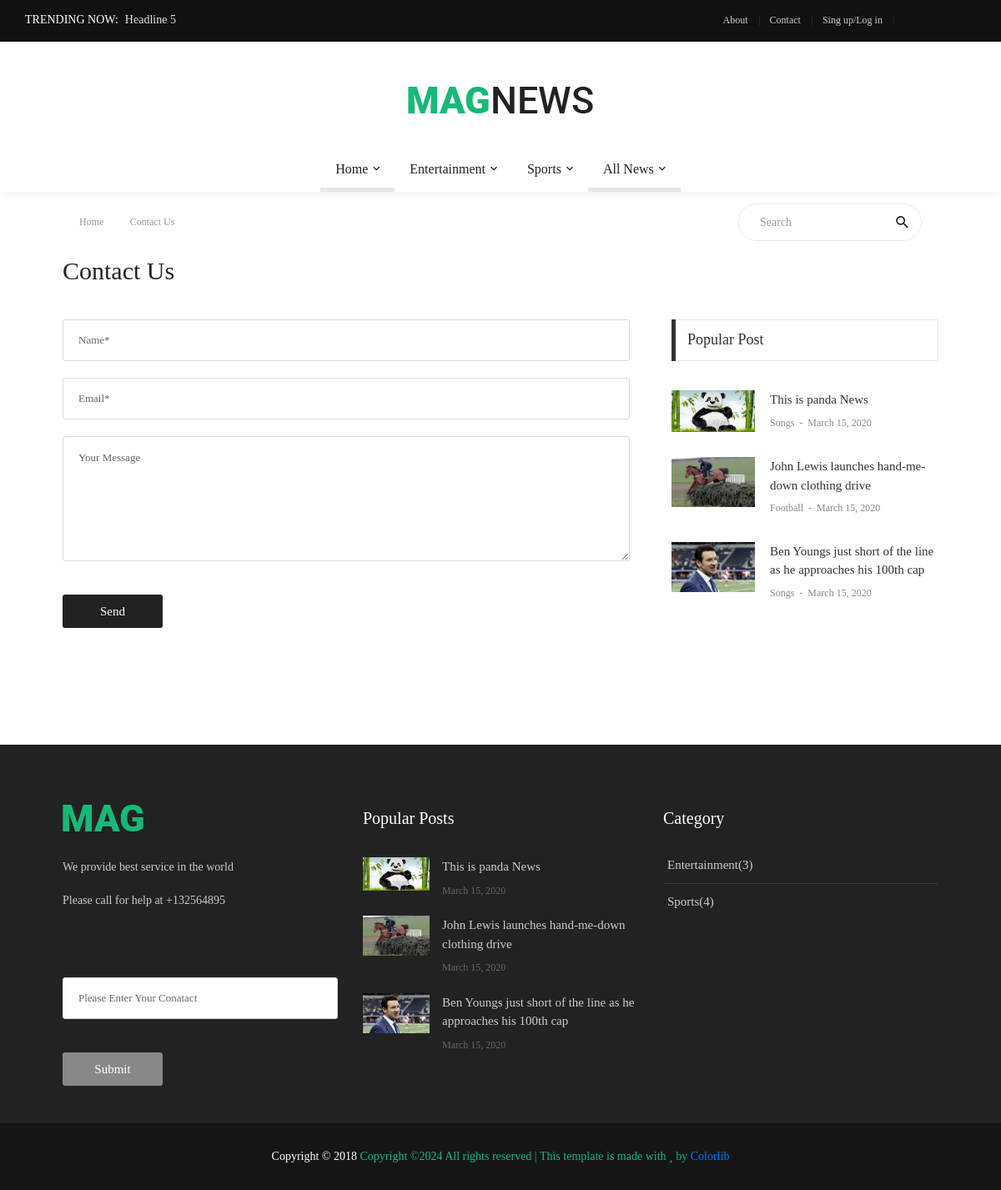
Page /contact/ on the committed database.
### trending/models.py (models this page shows, shortened)
class Trending(models.Model):
    headline = models.CharField(max_length=250)

### myapp/models.py (models this page shows, shortened)
class article(models.Model):
    title = models.CharField(max_length=250)
    body = models.TextField()
    bodylong = models.TextField(default='-')
    fb = models.CharField(default='-',max_length=250)
    tw = models.CharField(default='-',max_length=250)
    yt = models.CharField(default='-',max_length=250)
    ph = models.CharField(default='-',max_length=250)
    seotxt = models.CharField(default='-',max_length=250)
    seokeywords = models.CharField(default='-',max_length=250)
    picurl = models.FileField()
    picname = models.FileField()
    picurl2 = models.FileField(default="-")
    picname2 = models.FileField(default="-")

### cat/models.py (models this page shows, shortened)
class Cat(models.Model):
    name = models.CharField(max_length=250)
    count = models.IntegerField(default=0)

### news/models.py (models this page shows, shortened)
class News(models.Model):
    name = models.CharField(max_length=250)
    summary = models.TextField()
    body = models.TextField()
    date = models.DateField()
    picname = models.FileField()
    picurl = models.FileField()
    author = models.CharField(max_length=250)
    catname = models.CharField(max_length=250, default='-')
    catid = models.IntegerField(default=0)
    ocatid = models.IntegerField(default=0)
    show = models.IntegerField(default=0)
    tags = models.TextField(default="")
    act = models.IntegerField(default=0)
    rand = models.IntegerField(default=0)

### myapp/views.py (the view)
# urls.py: path('contact/', views.contact, name='contact'),
def contact(request):
    article_var =  article.objects.get(pk=6)
    news =  News.objects.all().order_by('-pk')
    cat = Cat.objects.all()
    subcat = SubCat.objects.all()
    lastnews =  News.objects.all().order_by('-pk')[:3]
    popularnews =  News.objects.all().order_by('-show')
    popularnews2 =  News.objects.all().order_by('-show')[:3]
    trending = Trending.objects.all().order_by('-pk')[:5]
    return render(request, 'front/contact.html',{'name':article_var, 'News':news, 'cat': cat,'subcat':subcat, 'lastnews':lastnews, 'popularnews2':popularnews2,'trending':trending})

### myapp/templates/front/contact.html (shortened to what this page needs)
{% extends "front/base.html" %}
{% load static %}
{% block mainblock %}
    <div class="container">
        <div class="headline bg0 flex-wr-sb-c p-rl-20 p-tb-8">
            <div class="f2-s-1 p-r-30 m-tb-6">
                <a href="/" class="breadcrumb-item f1-s-3 cl9">
                    Home
                </a>
                <span class="breadcrumb-item f1-s-3 cl9">
					Contact Us
				</span>
            </div>
            <div class="pos-relative size-a-2 bo-1-rad-22 of-hidden bocl11 m-tb-6">
                <input class="f1-s-1 cl6 plh9 s-full p-l-25 p-r-45" type="text" name="search" placeholder="Search">
                <button class="flex-c-c size-a-1 ab-t-r fs-20 cl2 hov-cl10 trans-03">
                    <i class="zmdi zmdi-search"></i>
                </button>
            </div>
        </div>
    </div>
    <div class="container p-t-4 p-b-40">
        <h2 class="f1-l-1 cl2">
            Contact Us
        </h2>
    </div>
    <section class="bg0 p-b-60">
        <div class="container">
            <div class="row justify-content-center">
                <div class="col-md-7 col-lg-8 p-b-80">
                    <div class="p-r-10 p-r-0-sr991">
                        <form action="{% url 'contact_add' %}" method="POST">
                            <input class="bo-1-rad-3 bocl13 size-a-19 f1-s-13 cl5 plh6 p-rl-18 m-b-20" type="text" name="name" placeholder="Name*">
                            <input class="bo-1-rad-3 bocl13 size-a-19 f1-s-13 cl5 plh6 p-rl-18 m-b-20" type="text" name="email" placeholder="Email*">
                            <textarea class="bo-1-rad-3 bocl13 size-a-15 f1-s-13 cl5 plh6 p-rl-18 p-tb-14 m-b-20" name="body" placeholder="Your Message"></textarea>
                            <button type="submit" class="size-a-20 bg2 borad-3 f1-s-12 cl0 hov-btn1 trans-03 p-rl-15 m-t-20">
                                Send
                            </button>
                        </form>
                    </div>
                </div>
                <div class="col-md-5 col-lg-4 p-b-80">
                    <div class="p-l-10 p-rl-0-sr991">
                        <div>
                            <div class="how2 how2-cl4 flex-s-c">
                                <h3 class="f1-m-2 cl3 tab01-title">
                                    Popular Post
                                </h3>
                            </div>
                            <ul class="p-t-35">
                                {% for pop in popularnews2 %}
                                <li class="flex-wr-sb-s p-b-30">
                                    <a href="{% url 'detail' name=pop.name %}" class="size-w-10 wrap-pic-w hov1 trans-03">
                                        <img src="{{ pop.picurl }}" alt="IMG">
                                    </a>
                                    <div class="size-w-11">
                                        <h6 class="p-b-4">
                                            <a href="{% url 'detail' name=pop.name %}" class="f1-s-5 cl3 hov-cl10 trans-03">
                                                {{ pop.name }}
                                            </a>
                                        </h6>
                                        <span class="cl8 txt-center p-b-24">
											<a href="{% url 'detail' name=pop.name %}" class="f1-s-6 cl8 hov-cl10 trans-03">
												{{ pop.catname }}
											</a>
											<span class="f1-s-3 m-rl-3">
												-
											</span>
											<span class="f1-s-3">
												{{ pop.date }}
											</span>
										</span>
                                    </div>
                                </li>
                                    {% endfor %}
                            </ul>
                        </div>
                    </div>
                </div>
            </div>
        </div>
    </section>
{% endblock %}

### myapp/templates/front/base.html (shortened to what this page needs)
{% load static %}
<!DOCTYPE html>
<html lang="en">
<head>
    <link rel="stylesheet" type="text/css" href="{% static  "front/vendor/bootstrap/css/bootstrap.min.css"%}">
    <link rel="stylesheet" type="text/css" href="{% static  "front/fonts/fontawesome-5.0.8/css/fontawesome-all.min.css"%}">
    <link rel="stylesheet" type="text/css" href="{% static  "front/fonts/iconic/css/material-design-iconic-font.min.css"%}">
    <link rel="stylesheet" type="text/css" href="{% static  "front/vendor/animate/animate.css"%}">
    <link rel="stylesheet" type="text/css" href="{% static  "front/vendor/css-hamburgers/hamburgers.min.css"%}">
    <link rel="stylesheet" type="text/css" href="{% static  "front/vendor/animsition/css/animsition.min.css"%}">
    <link rel="stylesheet" type="text/css" href="{% static  "front/css/util.min.css"%}">
    <link rel="stylesheet" type="text/css" href="{% static  "front/css/main.css"%}">
</head>
<body class="animsition">
<header>
    <div class="container-menu-desktop">
        <div class="topbar">
            <div class="content-topbar h-100 p-rl-30">
                <div class="align-self-stretch size-w-0 pos-relative m-r-30">
                    <div class="f2-s-1 flex-wr-s-c s-full ab-t-l p-b-2">
							<span class="text-uppercase cl0 p-r-8">
								Trending Now:
							</span>
                        <span class="dis-inline-block cl16 slide100-txt pos-relative size-w-0" data-in="fadeInDown" data-out="fadeOutDown">
                            {% for trend in trending %}
                            <span class="dis-inline-block slide100-txt-item animated visible-false">
									{{ trend.headline}}
								</span>
                            {% endfor %}
							</span>
                    </div>
                </div>
                <div class="flex-wr-e-c">
                    <div class="left-topbar">
                        <a href="{% url 'about' %}" class="left-topbar-item">
                            About
                        </a>
                        <a href="{% url 'contact' %}" class="left-topbar-item">
                            Contact
                        </a>
                        <a href="login/" class="left-topbar-item">
                            Sing up/Log in
                        </a>
                    </div>
                    <div class="right-topbar p-l-18">
                        <a href="{{name.fb}}">
                            <span class="fab fa-facebook-f"></span>
                        </a>
                        <a href="{{name.tw}}">
                            <span class="fab fa-twitter"></span>
                        </a>
                        <a href="{{name.yt}}">
                            <span class="fab fa-youtube"></span>
                        </a>
                    </div>
                </div>
            </div>
        </div>
        <div class="wrap-logo no-banner container">
            <div class="logo">
                <a href="/"><img src="{{ name.picurl2}}" alt="LOGO"></a>
            </div>
        </div>
        <div class="wrap-main-nav">
            <div class="main-nav">
                <nav class="menu-desktop">
                    <ul class="main-menu justify-content-center">
                        <li class="main-menu-active">
                            <a href="/">Home</a>
                        </li>
                            {% for b in cat %}
                                {% if b.count != 0 %}
                        <li class="mega-menu-item">
                            <a href="category-01.html">{{ b.name }}</a>
                        </li>
                                {% endif %}
                            {% endfor %}
                        <li class="main-menu-active">
                            <a href="{% url 'all_news_all_cats' %}">All News</a>
                        </li>
                    </ul>
                </nav>
            </div>
        </div>
    </div>
</header>
{% block mainblock %}
{% endblock %}
<footer>
    <div class="bg2 p-t-40 p-b-25">
        <div class="container">
            <div class="row">
                <div class="col-lg-4 p-b-20">
                    <div class="size-h-3 flex-s-c">
                        <a href="/"><img src="{{name.picurl }}" alt="LOGO"></a>
                    </div>
                    <div>
                        <p class="f1-s-1 cl11 p-b-16">
                        {{name.body}}
                        </p>
                        <p class="f1-s-1 cl11 p-b-16">
                           Please call for help at {{name.ph}}
                        </p>
                        <div class="p-t-15">
                            <a href="{{name.fb}}" class="fs-18 cl11 hov-cl10 trans-03 m-r-8">
                                <span class="fab fa-facebook-f"></span>
                            </a>
                            <a href="{{name.tw}}" class="fs-18 cl11 hov-cl10 trans-03 m-r-8">
                                <span class="fab fa-twitter"></span>
                            </a>
                            <a href="{{name.yt}}" class="fs-18 cl11 hov-cl10 trans-03 m-r-8">
                                <span class="fab fa-youtube"></span>
                            </a>
                        </div>
                        <br>
                        <form action="{% url 'news_letter' %}" method="POST">
                            <input class="bo-1-rad-3 bocl13 size-a-19 f1-s-13 cl5 plh6 p-rl-18 m-b-20" type="text" name="txt" placeholder="Please Enter Your Conatact">
                            <button type="submit" class="size-a-20 bg8 borad-3 f1-s-12 cl0 hov-btn1 trans-03 p-rl-15 m-t-20">
                                Submit
                            </button>
                        </form>
                    </div>
                </div>
                <div class="col-sm-6 col-lg-4 p-b-20">
                    <div class="size-h-3 flex-s-c">
                        <h5 class="f1-m-7 cl0">
                            Popular Posts
                        </h5>
                    </div>
                    <ul>
                        {% for pop in popularnews2 %}
                        <li class="flex-wr-sb-s p-b-20">
                            <a href="#" class="size-w-4 wrap-pic-w hov1 trans-03">
                                <img src="{{ pop.picurl }}" alt="IMG">
                            </a>
                            <div class="size-w-5">
                                <h6 class="p-b-5">
                                    <a href="#" class="f1-s-5 cl11 hov-cl10 trans-03">
                                        {{ pop.name }}
                                    </a>
                                </h6>
                                <span class="f1-s-3 cl6">
										 {{ pop.date }}
									</span>
                            </div>
                        </li>
                        {% endfor %}
                    </ul>
                </div>
                <div class="col-sm-6 col-lg-4 p-b-20">
                    <div class="size-h-3 flex-s-c">
                        <h5 class="f1-m-7 cl0">
                            Category
                        </h5>
                    </div>
                    <ul class="m-t--12">
                        {% for c in cat %}
                            {% if c.count != 0 %}
                        <li class="how-bor1 p-rl-5 p-tb-10">
                            <a href="{% url 'show_all_news' name=c.name %}" class="f1-s-5 cl11 hov-cl10 trans-03 p-tb-8">
                                {{c.name}}({{c.count}})
                            </a>
                        </li>
                            {% endif %}
                        {% endfor %}
                    </ul>
                </div>
            </div>
        </div>
    </div>
    <div class="bg11">
        <div class="container size-h-4 flex-c-c p-tb-15">
				<span class="f1-s-1 cl0 txt-center">
					Copyright © 2018
					<a href="#" class="f1-s-1 cl10 hov-link1">
Copyright &copy;<script>document.write(new Date().getFullYear());</script> All rights reserved | This template is made with <i class="fa fa-heart" aria-hidden="true"></i> by <a href="https://colorlib.com" target="_blank">Colorlib</a>
				</span>
        </div>
    </div>
</footer>
</body>
</html>

### rows in the picture
Trending: headline "Headline 5"
article: picurl2 (picture), picurl (picture), body "We provide best service in the world", ph "+132564895"
Cat: name "Entertainment", count "3"
Cat: name "Sports", count "4"
News: picurl (picture), name "This is panda News", catname "Songs", date "March 15, 2020"
News: picurl (picture), name "John Lewis launches hand-me-down clothing drive", catname "Football", date "March 15, 2020"
News: picurl (picture), name "Ben Youngs just short of the line as he approaches his 100th cap", catname "Songs", date "March 15, 2020"
